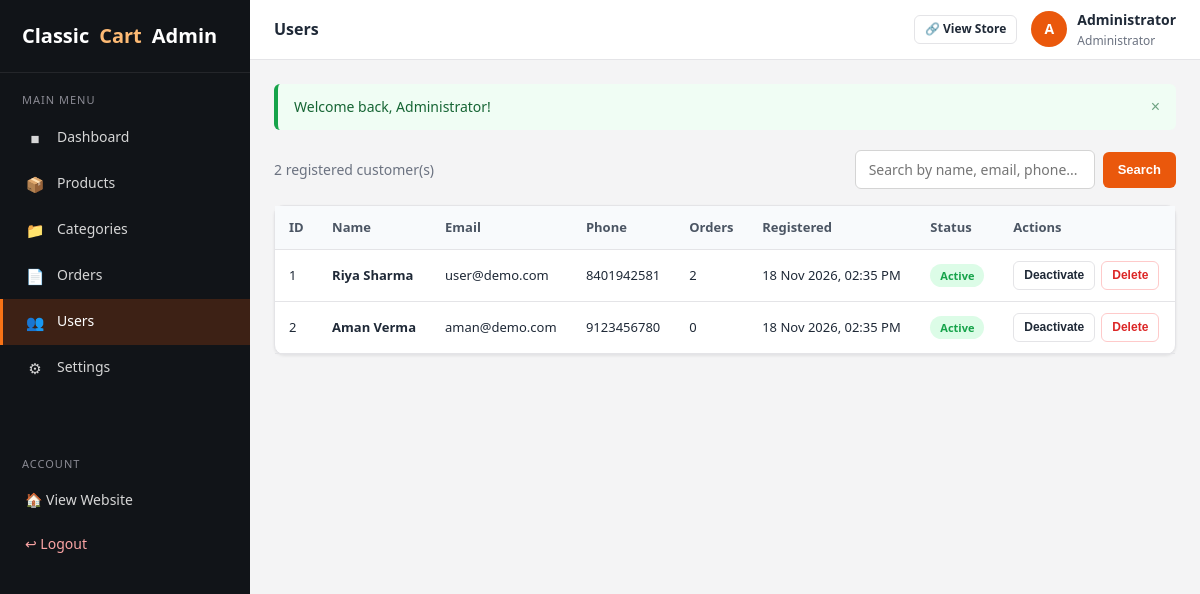
Page /admin/users.php (signed in) on the committed database.
### tables this page shows
CREATE TABLE `users` (
  `id` INT(11) NOT NULL AUTO_INCREMENT,
  `name` VARCHAR(100) NOT NULL,
  `email` VARCHAR(150) NOT NULL,
  `phone` VARCHAR(20) DEFAULT NULL,
  `password` VARCHAR(255) NOT NULL,
  `address` TEXT DEFAULT NULL,
  `city` VARCHAR(100) DEFAULT NULL,
  `state` VARCHAR(100) DEFAULT NULL,
  `pincode` VARCHAR(10) DEFAULT NULL,
  `status` TINYINT(1) NOT NULL DEFAULT 1 COMMENT '1 = active, 0 = inactive',
  `created_at` TIMESTAMP NOT NULL DEFAULT CURRENT_TIMESTAMP,
  PRIMARY KEY (`id`),
  UNIQUE KEY `uq_user_email` (`email`)
);

### includes/functions.php (called while the page is built, shortened)
<?php
require_once __DIR__ . '/../config/database.php';
function flash_get(): array
{
    $messages = $_SESSION['flash'] ?? array();
    return $messages;
}
function e(?string $value): string
{
    return htmlspecialchars((string)$value, ENT_QUOTES, 'UTF-8');
}
function format_date(string $datetime): string
{
    return date('d M Y, h:i A', strtotime($datetime));
}
    ?>

### config/database.php (called while the page is built, shortened)
<?php
function db(): PDO
{
    static $pdo = null;
    if ($pdo === null) {
        try {
            $pdo = new PDO(
                'mysql:host=' . DB_HOST . ';dbname=' . DB_NAME . ';charset=utf8mb4',
                DB_USER,
                DB_PASS,
                array(
                    PDO::ATTR_ERRMODE            => PDO::ERRMODE_EXCEPTION,
                    PDO::ATTR_DEFAULT_FETCH_MODE => PDO::FETCH_ASSOC,
                    PDO::ATTR_EMULATE_PREPARES   => false,
                )
            );
        } catch (PDOException $e) {
            die('Database connection could not be established. Please check your configuration in config/database.php and make sure the database was imported.');
        }
    }
    return $pdo;
}

### includes/auth.php (called while the page is built, shortened)
<?php
require_once __DIR__ . '/functions.php';
function current_admin(): ?array
{
    $stmt = db()->prepare('SELECT * FROM admins WHERE id = ? LIMIT 1');
    $stmt->execute(array((int)$_SESSION['admin_id']));
    $admin = $stmt->fetch();
    if ($admin && (int)$admin['status'] === 1) {
        return $admin;
    }
    return null;
}

### admin/users.php (the view, shortened to what this page needs)
<?php
$page_title = 'Users';
require_once __DIR__ . '/includes/header.php';
$search = trim($_GET['search'] ?? '');
$where  = '1 = 1';
$params = array();
$stmt = db()->prepare(
    "SELECT u.*,
            (SELECT COUNT(*) FROM orders o WHERE o.user_id = u.id) AS order_count
     FROM users u
     WHERE $where
     ORDER BY u.created_at DESC"
);
$stmt->execute($params);
$users = $stmt->fetchAll();
?>
<div class="flex-between mb-3">
    <p class="text-muted"><?php echo count($users); ?> registered customer(s)</p>
    <form method="get" action="users.php" class="flex" style="gap:8px;">
        <input type="text" name="search" class="form-control" style="width:240px;" placeholder="Search by name, email, phone..." value="<?php echo e($search); ?>">
        <button type="submit" class="btn btn-primary">Search</button>
    </form>
</div>
<div class="card">
    <div class="table-responsive">
        <table class="table">
            <thead>
                <tr>
                    <th>ID</th>
                    <th>Name</th>
                    <th>Email</th>
                    <th>Phone</th>
                    <th>Orders</th>
                    <th>Registered</th>
                    <th>Status</th>
                    <th>Actions</th>
                </tr>
            </thead>
            <tbody>
                <?php foreach ($users as $user) { ?>
                    <tr>
                        <td><?php echo (int)$user['id']; ?></td>
                        <td style="font-weight:600;"><?php echo e($user['name']); ?></td>
                        <td><?php echo e($user['email']); ?></td>
                        <td><?php echo e($user['phone']); ?></td>
                        <td><?php echo (int)$user['order_count']; ?></td>
                        <td><?php echo format_date($user['created_at']); ?></td>
                        <td>
                            <?php echo (int)$user['status'] === 1 ? '<span class="badge badge-success">Active</span>' : '<span class="badge badge-secondary">Inactive</span>'; ?>
                        </td>
                        <td>
                            <div class="actions">
                                <form method="post" action="users.php" data-confirm-form="Are you sure you want to <?php echo (int)$user['status'] === 1 ? 'deactivate' : 'activate'; ?> this user?">
                                    <button type="submit" class="btn btn-outline btn-sm">
                                        <?php echo (int)$user['status'] === 1 ? 'Deactivate' : 'Activate'; ?>
                                    </button>
                                </form>
                                <form method="post" action="users.php" data-confirm-form="Delete this user? Their cart and wishlist will also be removed. Orders will be kept.">
                                    <button type="submit" class="btn btn-outline-danger btn-sm">Delete</button>
                                </form>
                            </div>
                        </td>
                    </tr>
                <?php } ?>
            </tbody>
        </table>
    </div>
</div>
<?php require_once __DIR__ . '/includes/footer.php'; ?>

### admin/includes/header.php (shortened to what this page needs)
<?php
require_once __DIR__ . '/../../includes/auth.php';
$admin     = current_admin();
$flashMsgs = flash_get();
$adminInitial = strtoupper(substr($admin['name'], 0, 1));
?>
<!DOCTYPE html>
<html lang="en">
<head>
    <link rel="stylesheet" href="assets/css/admin.css">
</head>
<body>
<div class="admin-wrapper">
    <?php require __DIR__ . '/sidebar.php'; ?>
    <div class="admin-main">
        <header class="admin-topbar">
            <div class="flex">
                <span class="topbar-title"><?php echo e($page_title); ?></span>
            </div>
            <div class="topbar-right">
                <a href="../index.php" class="btn btn-outline btn-sm">&#128279; View Store</a>
                <div class="admin-avatar">
                    <span class="avatar-circle"><?php echo e($adminInitial); ?></span>
                    <div>
                        <div class="admin-name"><?php echo e($admin['name']); ?></div>
                        <div class="admin-role">Administrator</div>
                    </div>
                </div>
            </div>
        </header>
        <div class="admin-content">
            <?php if (!empty($flashMsgs)) { ?>
                <div class="flash-container">
                    <?php foreach ($flashMsgs as $type => $messages) { ?>
                        <?php foreach ($messages as $msg) { ?>
                            <div class="flash flash-<?php echo e($type === 'error' ? 'danger' : $type); ?>">
                                <span><?php echo e($msg); ?></span>
                                <button type="button" class="flash-close" aria-label="Close">&times;</button>
                            </div>
                        <?php } ?>
                    <?php } ?>
                </div>
            <?php } ?>

### admin/assets/css/admin.css (style rules this page uses)
:root { --primary: #ea580c; --primary-dark: #c2410c; --sidebar-bg: #111418; --sidebar-text: #d6d6d6; --dark: #111418; --text: #1f2937; --muted: #6b7280; --light-bg: #f4f4f5; --white: #ffffff; --border: #e4e4e7; --success: #16a34a; --warning: #d97706; --danger: #dc2626; --info: #0f766e; --radius: 10px; --radius-sm: 6px; --shadow: 0 1px 3px rgba(17, 17, 17, 0.08); --shadow-md: 0 4px 12px rgba(17, 17, 17, 0.10); }
* { margin: 0; padding: 0; box-sizing: border-box; }
body { font-family: "Segoe UI", Tahoma, Arial, "Helvetica Neue", sans-serif; background: var(--light-bg); color: var(--text); font-size: 14px; line-height: 1.6; overflow-x: hidden; }
a { color: var(--primary); text-decoration: none; }
.admin-wrapper { display: flex; min-height: 100vh; }
.admin-main { flex: 1; margin-left: 250px; min-width: 0; display: flex; flex-direction: column; }
.admin-topbar { background: var(--white); border-bottom: 1px solid var(--border); padding: 0 24px; height: 60px; display: flex; align-items: center; justify-content: space-between; position: sticky; top: 0; z-index: 900; }
.admin-topbar .topbar-title { font-weight: 600; font-size: 16px; }
.admin-topbar .topbar-right { display: flex; align-items: center; gap: 14px; }
.admin-topbar .admin-avatar { display: flex; align-items: center; gap: 10px; }
.admin-topbar .avatar-circle { width: 36px; height: 36px; border-radius: 50%; background: var(--primary); color: #fff; display: flex; align-items: center; justify-content: center; font-weight: 700; font-size: 14px; }
.admin-topbar .admin-name { font-weight: 600; font-size: 14px; }
.admin-topbar .admin-role { font-size: 12px; color: var(--muted); }
.admin-content { padding: 24px; flex: 1; }
.card { background: var(--white); border: 1px solid var(--border); border-radius: var(--radius); box-shadow: var(--shadow); margin-bottom: 20px; }
.table-responsive { overflow-x: auto; }
.table { width: 100%; border-collapse: collapse; }
.table th, .table td { padding: 11px 14px; text-align: left; border-bottom: 1px solid var(--border); font-size: 13px; vertical-align: middle; }
.table th { background: #f8fafc; font-weight: 600; color: #4b5563; white-space: nowrap; }
.table .actions { display: flex; gap: 6px; flex-wrap: wrap; }
.table .actions .btn { white-space: nowrap; }
.btn { display: inline-flex; align-items: center; justify-content: center; gap: 5px; padding: 8px 14px; border: 1px solid transparent; border-radius: var(--radius-sm); font-size: 13px; font-weight: 600; cursor: pointer; background: none; color: var(--text); transition: all 0.15s ease; line-height: 1.4; }
.btn-primary { background: var(--primary); color: #fff; }
.btn-outline { border-color: var(--border); background: var(--white); color: var(--text); }
.btn-outline-danger { border-color: #fecaca; color: var(--danger); }
.btn-sm { padding: 5px 10px; font-size: 12px; }
.badge { display: inline-block; padding: 4px 10px; border-radius: 999px; font-size: 11px; font-weight: 700; line-height: 1.4; vertical-align: middle; }
.badge-success { background: #dcfce7; color: var(--success); }
.form-control { width: 100%; padding: 9px 13px; border: 1px solid #d4d4d4; border-radius: var(--radius-sm); font-size: 14px; font-family: inherit; background: var(--white); transition: border-color 0.15s ease, box-shadow 0.15s ease; }
.flash-container { margin-bottom: 20px; }
.flash { display: flex; align-items: center; justify-content: space-between; gap: 10px; padding: 12px 16px; border-radius: var(--radius-sm); border-left-width: 4px; border-left-style: solid; margin-bottom: 10px; font-size: 14px; }
.flash-success { background: #f0fdf4; border-left-color: var(--success); color: #166534; }
.flash-close { background: none; border: none; font-size: 16px; cursor: pointer; color: inherit; opacity: 0.6; }
.text-muted { color: var(--muted); }
.mb-3 { margin-bottom: 16px; }
.flex { display: flex; align-items: center; gap: 10px; flex-wrap: wrap; }
.flex-between { display: flex; align-items: center; justify-content: space-between; gap: 12px; flex-wrap: wrap; }

### rows in the picture
users: id "1", name "Riya Sharma", email "user@demo.com", phone "8401942581", order_count "2", created_at "18 Nov 2026, 02:35 PM", status "Active"
users: id "2", name "Aman Verma", email "aman@demo.com", phone "9123456780", order_count "0", created_at "18 Nov 2026, 02:35 PM", status "Active"

### other values in the picture
$page_title "Users"
$adminInitial "A"
$admin['name'] "Administrator"
$msg "Welcome back, Administrator!"
count($users) "2"
